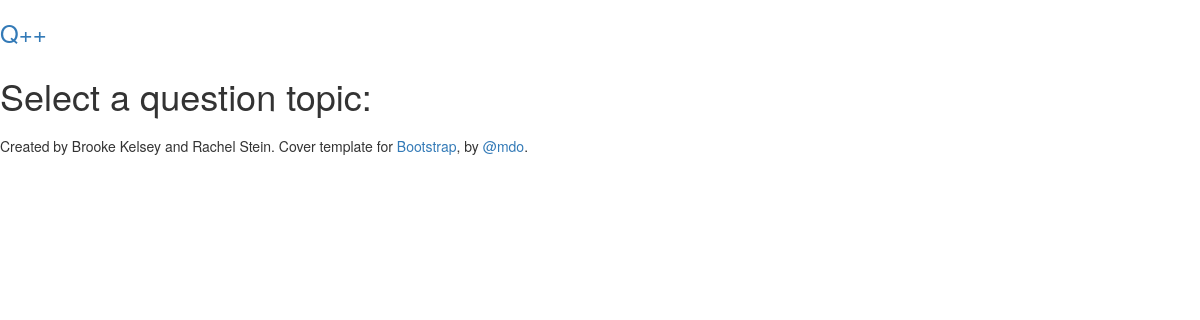
Before: /trivia/MC/tags/ with the older database file.
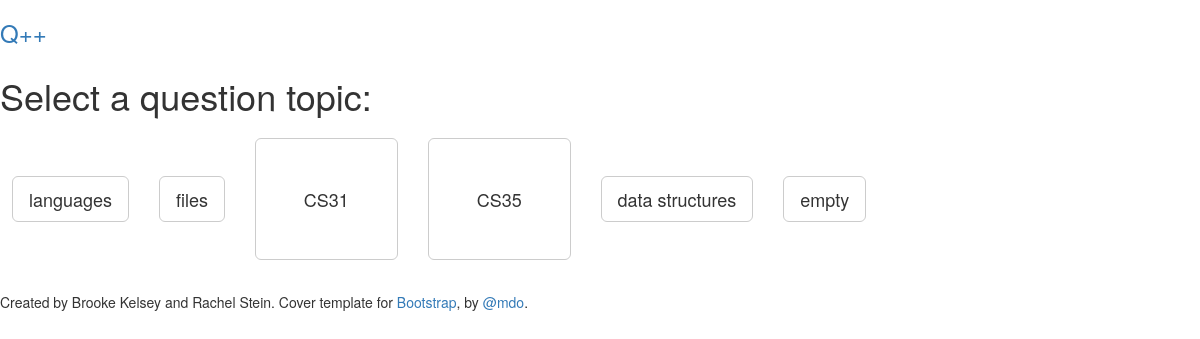
After: the same page with the newer database file.
### trivia/models.py (models this page shows)
class MCQuestion(models.Model):
    question_text = models.CharField(max_length = 350)
    Answer_A = "A"
    Answer_B = "B"
    Answer_C = "C"
    Answer_D = "D"
    A = models.CharField(max_length = 100, default = 'empty')
    B = models.CharField(max_length = 100, default = 'empty')
    C = models.CharField(max_length = 100, default = 'empty')
    D = models.CharField(max_length = 100, default = 'empty')
    Answer_Choices = ((Answer_A, A),  (Answer_B, B), (Answer_C, C),  (Answer_D, D))
    answers = models.CharField(max_length = 1, choices = Answer_Choices, default = 'E')
    correct = models.CharField(max_length = 1, default = 'E')
    answer_text = models.CharField(max_length = 100, default = 'empty')
    tags = models.CharField(max_length = 350, default = 'empty')
    q_id = models.IntegerField(default = '0')
    numCorrect = models.IntegerField(default = 0)
    numWrong = models.IntegerField(default = 0)

### trivia/views.py (the view)
def chooseTagMC(request):
	tagList = genTags('multiple choice')
	template = loader.get_template('trivia/MCtags.html')
	context = RequestContext(request, {'tags':tagList})
	return HttpResponse(template.render(context))

### searchDB.py (called while the page is built)
def genTags(tipe):
    if tipe == 'flashcard':
        cardGenerator = Flashcard.objects.all()
    else:
        cardGenerator = MCQuestion.objects.all()
    allTags = []
    for card in cardGenerator:
        tags = card.tags
        tagL = tags.split(",")
        for tag in tagL:
            if str(tag) not in allTags:
                allTags.append(str(tag))
    return allTags

### trivia/templates/trivia/MCtags.html (shortened to what this page needs)
<!DOCTYPE html>
<html lang="en">
	<head>
		<link rel="stylesheet" href="https://maxcdn.bootstrapcdn.com/bootstrap/3.3.1/css/bootstrap.min.css">
		<link rel="stylesheet" href="http://getbootstrap.com/examples/cover/cover.css">
	</head>
 <body>
    <div class="site-wrapper">
      <div class="site-wrapper-inner">
        <div class="cover-container">
					<div class="masthead clearfix">
            <div class="inner">
							<h3 class="masthead-brand"><a href="../../">Q++</a></h3>
						</div>
					</div>
          <div class="inner cover">
            <h1 class="cover-heading">Select a question topic:</h1>
            <p class="lead">
              {% for tag in tags %}
              	{% if tag == 'CS35' %}
                	<a href="../{{tag}}" class="btn btn-lg btn-default" style="margin: 1%; padding: 4%" >{{tag}}</a>
                {% elif tag == 'CS31' %}
                	<a href="../{{tag}}" class="btn btn-lg btn-default" style="margin: 1%; padding: 4%" >{{tag}}</a>
                {% else %}
                	<a href="../{{tag}}" class="btn btn-lg btn-default" style="margin: 1%" >{{tag}}</a>
                {% endif %}
              {% endfor %}
            </p>
					</div>
          <div class="mastfoot">
            <div class="inner">
              <p>Created by Brooke Kelsey and Rachel Stein. Cover template for <a href="http://getbootstrap.com">Bootstrap</a>,
							by <a href="https://twitter.com/mdo">@mdo</a>.</p>
						</div>
					</div>
				</div>
			</div>
		</div>
	</body>
</html>

### trivia/templates/trivia/MCtags.html (style rules this page uses)
a, a:focus, a:hover { text-decoration: none; }

Changed rows visible on the page:
added MCQuestion: tags "empty"
Other visible differences:
new list line: "languages"
new list line: "files"
new list line: "CS31"
new list line: "CS35"
new list line: "data structures"
